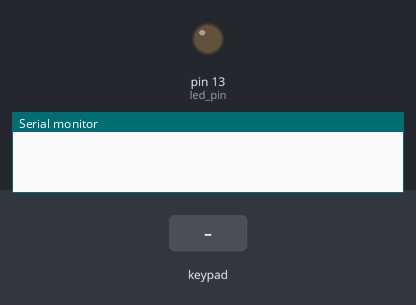
The sketch below on a simulated Arduino Uno, built with avr-gcc and run on an emulated ATmega328P. Parts: output pins drawn as LEDs (lit = HIGH), the last lines printed to the serial monitor. Inputs (shaded band) come from the test bench.

Above: at 1.2 s.
1.3 s: keypad keys 1 2 3 4 A pressed 0.4 s apart
At 3.9 s:
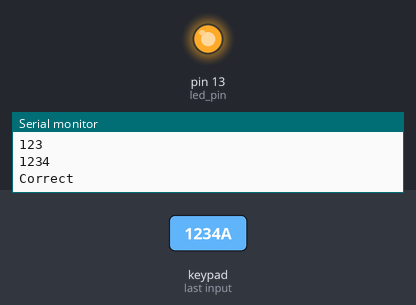
6.3 s: key 'A' pressed
At 7.6 s:
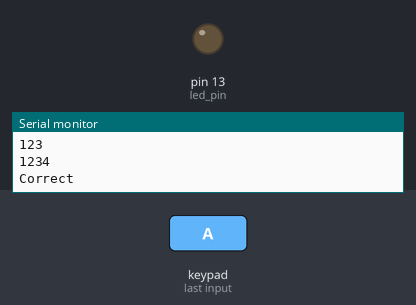
Timing chart, 0 to 9.3 s (numbered marks = the images above; inputs shaded):
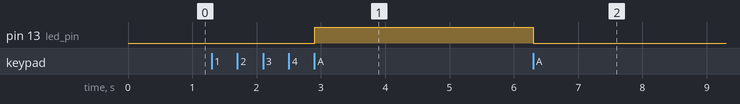

Measured:
- after the input at 1.3 s, pin 13 (led_pin): LOW → HIGH after 1.6 s
- after the input at 6.3 s, pin 13 (led_pin): HIGH → LOW at once

The sketch:

keypad_quiz_181221.ino
```cpp
#include<Keypad.h>
#include<String.h>
#include<Stdlib.h>


const byte ROWS = 4;
const byte COLS = 4;

char keys[ROWS][COLS] = {
  {'1','2','3','A'},
  {'4','5','6','B'},
  {'7','8','9','C'},
  {'*','0','#','D'}
};

byte rowPins[ROWS] = {9,8,7,6};
byte colPins[COLS] = {5,4,3,2};

Keypad keypad = Keypad(makeKeymap(keys), rowPins, colPins, ROWS, COLS);
int led_pin = 13;
boolean blink = false;
String password = "1234";
String input = "";

void setup() {
  // put your setup code here, to run once:
  Serial.begin(9600);
  pinMode(led_pin, OUTPUT);
  keypad.addEventListener(listener);
}

void loop() {
  // put your main code here, to run repeatedly:
  char key = keypad.getKey();
  if(key != NO_KEY) {
     // Serial.println(key);
     Serial.println(input);
    }
}

void listener(KeypadEvent key){
  switch(keypad.getState()){
    case PRESSED:

      if(key== 'A'){
        if(input == password){
          digitalWrite(led_pin, true);
          Serial.println("Correct");
        }else{
          digitalWrite(led_pin, false);
        }
        input= "";
      }else{
        input += key;
      }
      break;
  }
}
```
